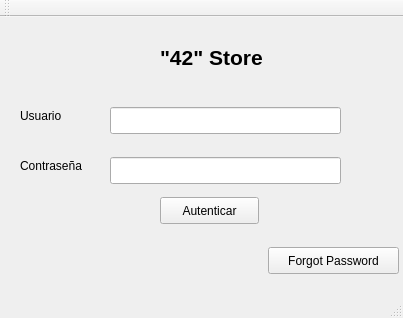
<?xml version="1.0" encoding="UTF-8"?>
<ui version="4.0">
 <class>MainWindow</class>
 <widget class="QMainWindow" name="MainWindow">
  <property name="geometry">
   <rect>
    <x>0</x>
    <y>0</y>
    <width>403</width>
    <height>318</height>
   </rect>
  </property>
  <property name="windowTitle">
   <string>MainWindow</string>
  </property>
  <widget class="QWidget" name="centralWidget">
   <widget class="QLabel" name="label">
    <property name="geometry">
     <rect>
      <x>160</x>
      <y>20</y>
      <width>121</width>
      <height>41</height>
     </rect>
    </property>
    <property name="text">
     <string>&lt;html&gt;&lt;head/&gt;&lt;body&gt;&lt;p&gt;&lt;span style=&quot; font-size:16pt; font-weight:600;&quot;&gt;&amp;quot;42&amp;quot; Store&lt;/span&gt;&lt;/p&gt;&lt;/body&gt;&lt;/html&gt;</string>
    </property>
   </widget>
   <widget class="QLineEdit" name="tf_usuario">
    <property name="geometry">
     <rect>
      <x>110</x>
      <y>90</y>
      <width>231</width>
      <height>27</height>
     </rect>
    </property>
   </widget>
   <widget class="QLineEdit" name="tf_password">
    <property name="geometry">
     <rect>
      <x>110</x>
      <y>140</y>
      <width>231</width>
      <height>27</height>
     </rect>
    </property>
   </widget>
   <widget class="QLabel" name="label_2">
    <property name="geometry">
     <rect>
      <x>20</x>
      <y>90</y>
      <width>67</width>
      <height>17</height>
     </rect>
    </property>
    <property name="text">
     <string>Usuario</string>
    </property>
   </widget>
   <widget class="QLabel" name="label_3">
    <property name="geometry">
     <rect>
      <x>20</x>
      <y>140</y>
      <width>81</width>
      <height>17</height>
     </rect>
    </property>
    <property name="text">
     <string>Contraseña</string>
    </property>
   </widget>
   <widget class="QPushButton" name="pushButton">
    <property name="geometry">
     <rect>
      <x>160</x>
      <y>180</y>
      <width>99</width>
      <height>27</height>
     </rect>
    </property>
    <property name="text">
     <string>Autenticar</string>
    </property>
   </widget>
   <widget class="QPushButton" name="pushButton_2">
    <property name="geometry">
     <rect>
      <x>268</x>
      <y>230</y>
      <width>131</width>
      <height>27</height>
     </rect>
    </property>
    <property name="text">
     <string>Forgot Password</string>
    </property>
   </widget>
  </widget>
  <widget class="QMenuBar" name="menuBar">
   <property name="geometry">
    <rect>
     <x>0</x>
     <y>0</y>
     <width>403</width>
     <height>25</height>
    </rect>
   </property>
  </widget>
  <widget class="QToolBar" name="mainToolBar">
   <attribute name="toolBarArea">
    <enum>TopToolBarArea</enum>
   </attribute>
   <attribute name="toolBarBreak">
    <bool>false</bool>
   </attribute>
  </widget>
  <widget class="QStatusBar" name="statusBar"/>
 </widget>
 <layoutdefault spacing="6" margin="11"/>
 <resources/>
 <connections/>
</ui>
